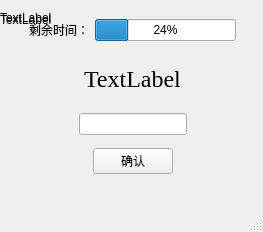
<?xml version="1.0" encoding="UTF-8"?>
<ui version="4.0">
 <class>Pvp</class>
 <widget class="QMainWindow" name="Pvp">
  <property name="geometry">
   <rect>
    <x>0</x>
    <y>0</y>
    <width>263</width>
    <height>232</height>
   </rect>
  </property>
  <property name="windowTitle">
   <string>单词消除小游戏</string>
  </property>
  <widget class="QWidget" name="centralwidget">
   <widget class="QLabel" name="current_round_label">
    <property name="geometry">
     <rect>
      <x>0</x>
      <y>10</y>
      <width>121</width>
      <height>16</height>
     </rect>
    </property>
    <property name="font">
     <font>
      <pointsize>9</pointsize>
     </font>
    </property>
    <property name="autoFillBackground">
     <bool>true</bool>
    </property>
    <property name="text">
     <string>TextLabel</string>
    </property>
   </widget>
   <widget class="QWidget" name="widget" native="true">
    <property name="geometry">
     <rect>
      <x>20</x>
      <y>10</y>
      <width>225</width>
      <height>167</height>
     </rect>
    </property>
    <layout class="QVBoxLayout" name="verticalLayout_3">
     <item>
      <widget class="QWidget" name="widget_6" native="true">
       <layout class="QHBoxLayout" name="horizontalLayout_4">
        <item>
         <widget class="QLabel" name="label">
          <property name="text">
           <string>剩余时间：</string>
          </property>
         </widget>
        </item>
        <item>
         <widget class="QProgressBar" name="rest_time_progressBar">
          <property name="value">
           <number>24</number>
          </property>
         </widget>
        </item>
       </layout>
      </widget>
     </item>
     <item>
      <widget class="QWidget" name="widget_5" native="true">
       <layout class="QHBoxLayout" name="horizontalLayout_8">
        <item>
         <spacer name="horizontalSpacer_9">
          <property name="orientation">
           <enum>Qt::Horizontal</enum>
          </property>
          <property name="sizeHint" stdset="0">
           <size>
            <width>40</width>
            <height>20</height>
           </size>
          </property>
         </spacer>
        </item>
        <item>
         <widget class="QLabel" name="pvp_show_word_label">
          <property name="font">
           <font>
            <family>Times New Roman</family>
            <pointsize>18</pointsize>
           </font>
          </property>
          <property name="autoFillBackground">
           <bool>true</bool>
          </property>
          <property name="text">
           <string>TextLabel</string>
          </property>
         </widget>
        </item>
        <item>
         <spacer name="horizontalSpacer_10">
          <property name="orientation">
           <enum>Qt::Horizontal</enum>
          </property>
          <property name="sizeHint" stdset="0">
           <size>
            <width>40</width>
            <height>20</height>
           </size>
          </property>
         </spacer>
        </item>
       </layout>
      </widget>
     </item>
     <item>
      <widget class="QWidget" name="widget_10" native="true">
       <layout class="QHBoxLayout" name="horizontalLayout_9">
        <property name="leftMargin">
         <number>0</number>
        </property>
        <property name="topMargin">
         <number>0</number>
        </property>
        <property name="rightMargin">
         <number>0</number>
        </property>
        <property name="bottomMargin">
         <number>0</number>
        </property>
        <item>
         <spacer name="horizontalSpacer">
          <property name="orientation">
           <enum>Qt::Horizontal</enum>
          </property>
          <property name="sizeHint" stdset="0">
           <size>
            <width>40</width>
            <height>20</height>
           </size>
          </property>
         </spacer>
        </item>
        <item>
         <widget class="QLineEdit" name="pvp_input_word_lineEdit"/>
        </item>
        <item>
         <spacer name="horizontalSpacer_2">
          <property name="orientation">
           <enum>Qt::Horizontal</enum>
          </property>
          <property name="sizeHint" stdset="0">
           <size>
            <width>40</width>
            <height>20</height>
           </size>
          </property>
         </spacer>
        </item>
       </layout>
      </widget>
     </item>
     <item>
      <widget class="QWidget" name="widget_11" native="true">
       <layout class="QHBoxLayout" name="horizontalLayout_10">
        <property name="leftMargin">
         <number>0</number>
        </property>
        <property name="topMargin">
         <number>0</number>
        </property>
        <property name="rightMargin">
         <number>0</number>
        </property>
        <property name="bottomMargin">
         <number>0</number>
        </property>
        <item>
         <spacer name="horizontalSpacer_11">
          <property name="orientation">
           <enum>Qt::Horizontal</enum>
          </property>
          <property name="sizeHint" stdset="0">
           <size>
            <width>40</width>
            <height>20</height>
           </size>
          </property>
         </spacer>
        </item>
        <item>
         <widget class="QPushButton" name="pvp_confirm_pushButton">
          <property name="autoFillBackground">
           <bool>false</bool>
          </property>
          <property name="text">
           <string>确认</string>
          </property>
         </widget>
        </item>
        <item>
         <spacer name="horizontalSpacer_12">
          <property name="orientation">
           <enum>Qt::Horizontal</enum>
          </property>
          <property name="sizeHint" stdset="0">
           <size>
            <width>40</width>
            <height>20</height>
           </size>
          </property>
         </spacer>
        </item>
       </layout>
      </widget>
     </item>
    </layout>
   </widget>
   <widget class="QLabel" name="opponent_label">
    <property name="geometry">
     <rect>
      <x>0</x>
      <y>10</y>
      <width>141</width>
      <height>19</height>
     </rect>
    </property>
    <property name="font">
     <font>
      <family>Microsoft YaHei UI</family>
      <pointsize>9</pointsize>
     </font>
    </property>
    <property name="text">
     <string>TextLabel</string>
    </property>
   </widget>
  </widget>
  <widget class="QStatusBar" name="statusbar"/>
  <widget class="QMenuBar" name="menubar">
   <property name="geometry">
    <rect>
     <x>0</x>
     <y>0</y>
     <width>263</width>
     <height>20</height>
    </rect>
   </property>
  </widget>
 </widget>
 <resources/>
 <connections/>
</ui>
